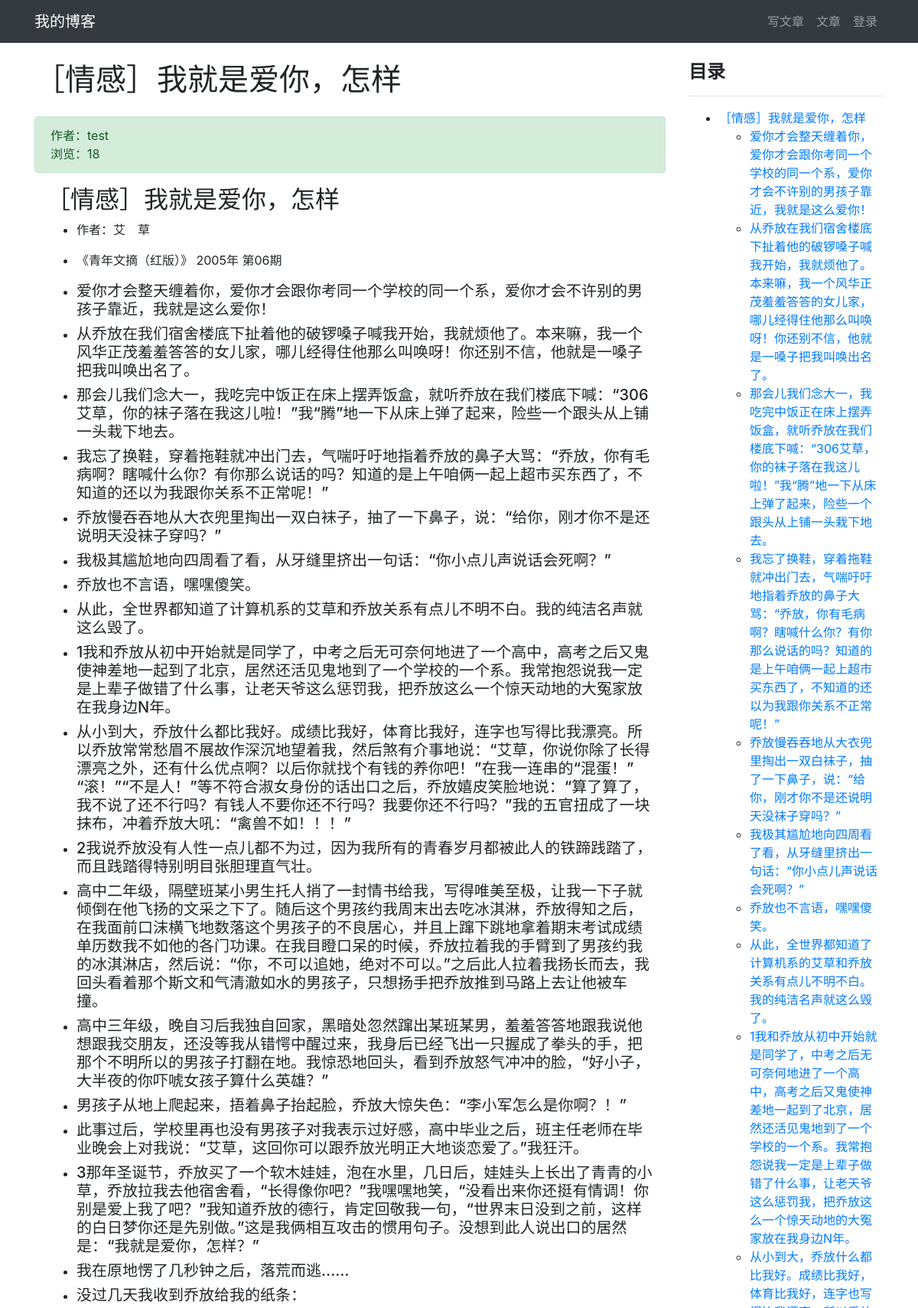
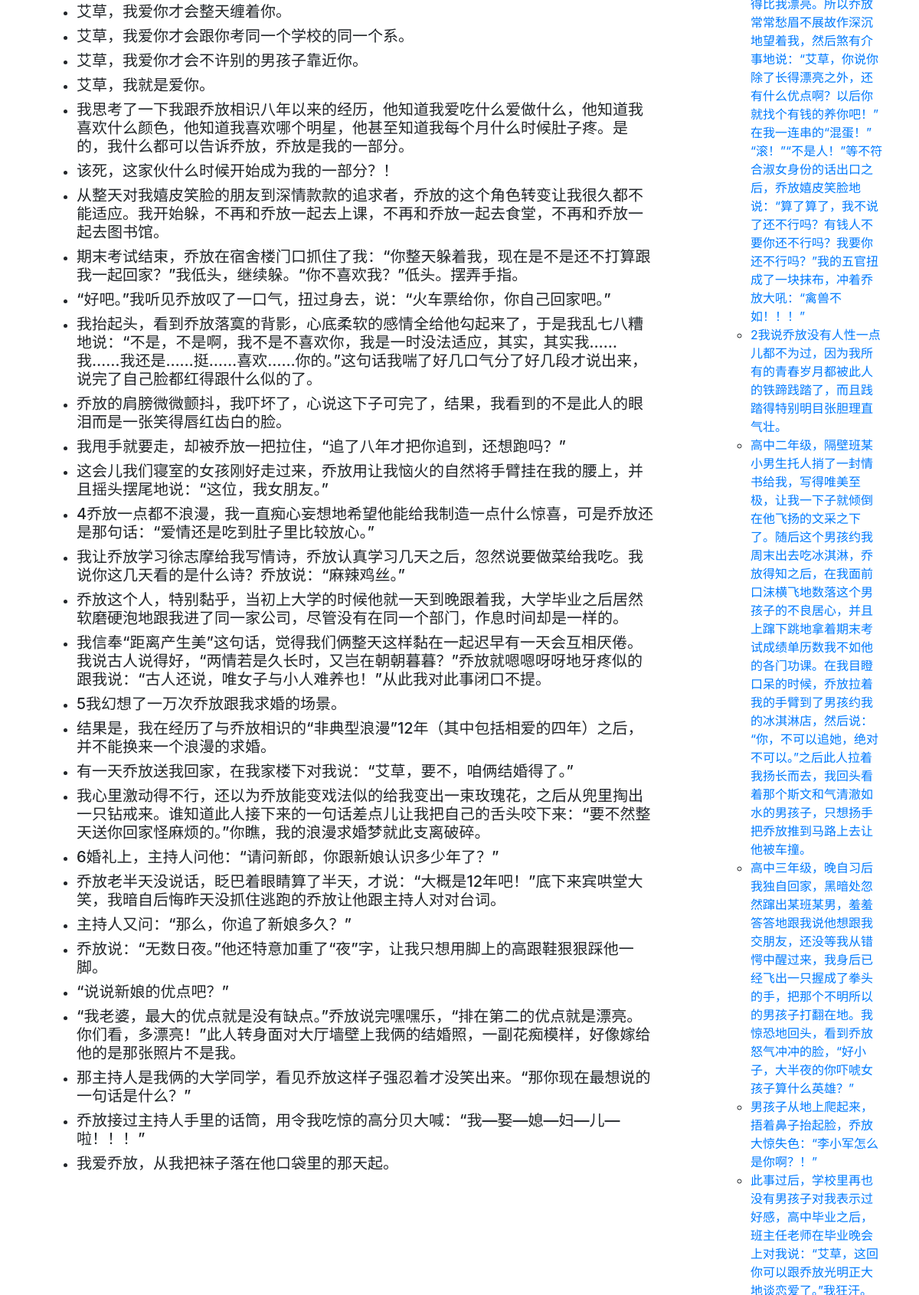
Screenshot of /article/article-detail/10/ (upper part) with the database file from the repository (2 pictures, top to bottom).
### article/models.py (models this page shows, shortened)
class ArticlePost(models.Model):
    author = models.ForeignKey(User, on_delete=models.CASCADE)
    title = models.CharField(max_length=100)
    body = models.TextField()
    created = models.DateTimeField(default=timezone.now)
    updated = models.DateTimeField(auto_now=True)
    total_views = models.PositiveIntegerField(default=0)
    class Meta:
        ordering = ('-created',)

### article/views.py (the view)
# urls.py: path('article-detail/<int:id>/', views.article_detail, name='article_detail'),
def article_detail(request, id):
    article = ArticlePost.objects.get(id=id)
    article.total_views += 1
    article.save(update_fields=['total_views'])
    md = markdown.Markdown(
        extensions=[
            'markdown.extensions.extra',
            'markdown.extensions.codehilite',
            'markdown.extensions.toc',
        ]
    )
    article.body = md.convert(article.body)
    context = {'article': article, 'toc': md.toc}
    return render(request, 'article/detail.html', context)

### templates/article/detail.html (shortened to what this page needs)
{% extends "base.html" %}
{% load staticfiles %}
{% block content %}
<div class="container">
    <div class="row">
        <div class="col-9">
            <h1 class="mt-4 mb-4">{{ article.title }}</h1>
            <div class="col-12 alert alert-success">
                <div>
                    作者：{{ article.author }}
                </div>
                <div>
                    浏览：{{ article.total_views }}
                </div>
            </div>
            <div class="col-12">
                <p>{{ article.body|safe }}</p>
            </div>
        </div>
        <div class="col-3 mt-4">
            <h4><strong>目录</strong></h4>
            <hr>
            <div>
                {{ toc|safe }}
            </div>
        </div>
    </div>
</div>
{% endblock content %}

### rows the page displays
ArticlePost: title "［情感］我就是爱你，怎样", author "test", total_views "18", body "［情感］我就是爱你，怎样 作者：艾 草 《青年文摘（红版）》 2005年 第06期 爱你才会整天缠着你，爱你才会跟你考同一个学校的同一个系，爱你才会不许别的男孩子靠近，我就是这么爱你！ 从乔放在我们宿舍楼底下扯着他的破锣嗓子喊我开始，我就烦他了。本来嘛，我一个风华正茂羞羞答答的女儿家，哪儿经得住他那么叫唤呀！你还别不信，他就是一嗓子把我叫唤出名了。 那会儿我们念大一，我吃完中饭正在床上摆弄饭盒，就听乔放在我们楼底下喊：“306艾草，你的袜子落在我这儿啦！”我“腾”地一下从床上弹了起来，险些一个跟头从上铺一头栽下地去。 我忘了换鞋，穿着拖鞋就冲出门去，气喘吁吁地指着乔放的鼻子大骂：“乔放，你有毛病啊？瞎喊什么你？有你那么说话的吗？知道的是上午咱俩一起上超市买东西了，不知道的还以为我跟你关系不正常呢！” 乔放慢吞吞地从大衣兜里掏出一双白袜子，抽了一下鼻子，说：“给你，刚才你不是还说明天没袜子穿吗？” 我极其尴尬地向四周看了看，从牙缝里挤出一句话：“你小点儿声说话会死啊？” 乔放也不言语，嘿嘿傻笑。 从此，全世界都知道了计算机系的艾草和乔放关系有点儿不明不白。我的纯洁名声就这么毁了。 1我和乔放从初中开始就是同学了，中考之后无可奈何地进了一个高中，高考之后又鬼使神差地一起到了北京，居然还活见鬼地到了一个学校的一个系。我常抱怨说我一定是上辈子做错了什么事，让老天爷这么惩罚我，把乔放这么一个惊天动地的大冤家放在我身边N年。…", title "［情感］我就是爱你，怎样 爱你才会整天缠着你，爱你才会跟你考同一个学校的同一个系，爱你才会不许别的男孩子靠近，我就是这么爱你！ 从乔放在我们宿舍楼底下扯着他的破锣嗓子喊我开始，我就烦他了。本来嘛，我一个风华正茂羞羞答答的女儿家，哪儿经得住他那么叫唤呀！你还别不信，他就是一嗓子把我叫唤出名了。 那会儿我们念大一，我吃完中饭正在床上摆弄饭盒，就听乔放在我们楼底下喊：“306艾草，你的袜子落在我这儿啦！”我“腾”地一下从床上弹了起来，险些一个跟头从上铺一头栽下地去。 我忘了换鞋，穿着拖鞋就冲出门去，气喘吁吁地指着乔放的鼻子大骂：“乔放，你有毛病啊？瞎喊什么你？有你那么说话的吗？知道的是上午咱俩一起上超市买东西了，不知道的还以为我跟你关系不正常呢！” 乔放慢吞吞地从大衣兜里掏出一双白袜子，抽了一下鼻子，说：“给你，刚才你不是还说明天没袜子穿吗？” 我极其尴尬地向四周看了看，从牙缝里挤出一句话：“你小点儿声说话会死啊？” 乔放也不言语，嘿嘿傻笑。 从此，全世界都知道了计算机系的艾草和乔放关系有点儿不明不白。我的纯洁名声就这么毁了。 1我和乔放从初中开始就是同学了，中考之后无可奈何地进了一个高中，高考之后又鬼使神差地一起到了北京，居然还活见鬼地到了一个学校的一个系。我常抱怨说我一定是上辈子做错了什么事，让老天爷这么惩罚我，把乔放这么一个惊天动地的大冤家放在我身边N年。…"
